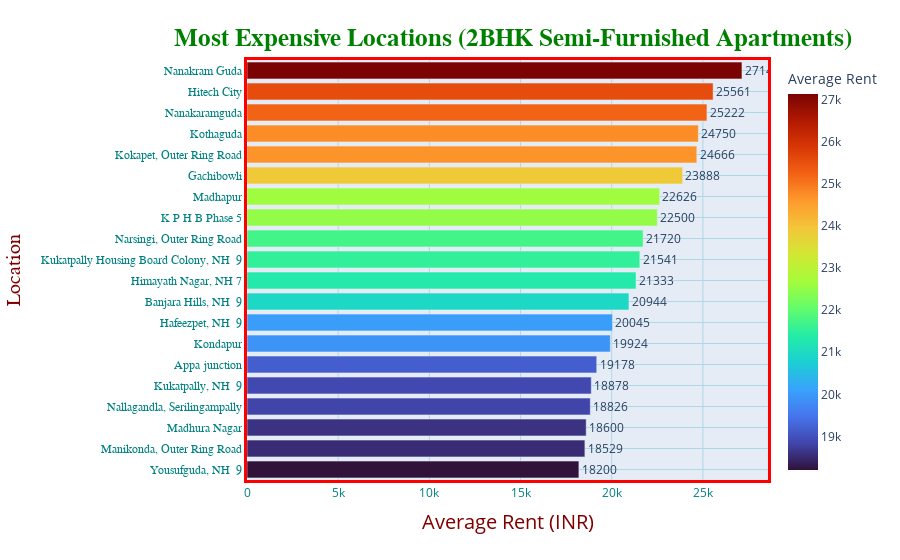

Notebook source saved alongside this figure:
### Code cell
filt = (df['property_type']=='Apartment') & (df['bedrooms']==2.0) & (df['furnish_status']=='Semi-Furnished')
df1 = df.loc[filt]

loc_grp = df1.groupby('locality')
df1['loc_count'] = loc_grp['locality'].transform('count')

df1 = df1[df1['loc_count']>=5]
loc_grp = df1.groupby('locality')
loc_rents = loc_grp['price'].mean()
loc_rents = dict(loc_rents)

list1 = list(loc_rents.keys())
list2 = list(loc_rents.values())
list2 = [int(i) for i in list2]

loc_df = pd.DataFrame(list(zip(list1,list2)), columns=['locality','average_rent'])
loc_df.sort_values(by='average_rent',ascending=False,inplace=True)

fig = px.bar(loc_df[0:20],y='locality', x='average_rent', text='average_rent',orientation='h',
            labels={'average_rent':'Average Rent'}, color='average_rent', color_continuous_scale = 'Turbo') 

fig.update_traces(textposition='outside')
fig.update_layout(title_text="<b>Most Expensive Locations (2BHK Semi-Furnished Apartments)</b>",
                 title_font_size=25,
                 title_font_color='green',
                 title_font_family='Titillium Web',
                 title_x=0.57,
                 title_y=0.95,
                 title_xanchor='center',
                 title_yanchor='top',
                 yaxis={'categoryorder':'total ascending'}
                 )

fig.update_xaxes(
        color='teal',
        title_text='Average Rent (INR)',
        title_font_family='Open Sans',
        title_font_size=20,
        title_font_color='maroon',
        title_standoff = 15,
        gridcolor='lightblue',
        tickmode='auto',
        linecolor='red',
        linewidth=3,
        mirror=True)

fig.update_yaxes(
        color='Teal',
        title_text='Location',
        title_font_family='Droid Sans',
        title_font_size=20,
        title_font_color='maroon',
        title_standoff = 15,
        tickfont_family='Arial',
        nticks = 20,
        gridcolor='lightblue',
        linecolor='red',
        linewidth=3,
        mirror = True)

### Figure 1 — Plotly figure (JSON) as saved in the notebook; plotly's stock layout.template omitted (floating-point values rounded to 4 significant figures)
{"data": [{"alignmentgroup": "True", "hovertemplate": "Average Rent=%{marker.color}<br>locality=%{y}<extra></extra>", "legendgroup": "", "marker": {"color": [27142, 25561, 25222, 24750, 24666, 23888, 22626, 22500, 21720, 21541, 21333, 20944, 20045, 19924, 19178, 18878, 18826, 18600, 18529, 18200], "coloraxis": "coloraxis", "pattern": {"shape": ""}}, "name": "", "offsetgroup": "", "orientation": "h", "showlegend": false, "text": ["27142", "25561", "25222", "24750", "24666", "23888", "22626", "22500", "21720", "21541", "21333", "20944", "20045", "19924", "19178", "18878", "18826", "18600", "18529", "18200"], "textposition": "outside", "type": "bar", "x": [27142, 25561, 25222, 24750, 24666, 23888, 22626, 22500, 21720, 21541, 21333, 20944, 20045, 19924, 19178, 18878, 18826, 18600, 18529, 18200], "xaxis": "x", "y": ["Nanakram Guda", "Hitech City", "Nanakaramguda", "Kothaguda", "Kokapet, Outer Ring Road", "Gachibowli", "Madhapur", "K P H B Phase 5", "Narsingi, Outer Ring Road", "Kukatpally Housing Board Colony, NH  9", "Himayath Nagar, NH 7", "Banjara Hills, NH  9", "Hafeezpet, NH  9", "Kondapur", "Appa junction", "Kukatpally, NH  9", "Nallagandla, Serilingampally", "Madhura Nagar", "Manikonda, Outer Ring Road", "Yousufguda, NH  9"], "yaxis": "y"}], "layout": {"barmode": "relative", "coloraxis": {"colorbar": {"title": {"text": "Average Rent"}}, "colorscale": [[0, "#30123b"], [0.07143, "#4145ab"], [0.1429, "#4675ed"], [0.2143, "#39a2fc"], [0.2857, "#1bcfd4"], [0.3571, "#24eca6"], [0.4286, "#61fc6c"], [0.5, "#a4fc3b"], [0.5714, "#d1e834"], [0.6429, "#f3c63a"], [0.7143, "#fe9b2d"], [0.7857, "#f36315"], [0.8571, "#d93806"], [0.9286, "#b11901"], [1, "#7a0402"]]}, "legend": {"tracegroupgap": 0}, "margin": {"t": 60}, "title": {"font": {"color": "green", "family": "Titillium Web", "size": 25}, "text": "<b>Most Expensive Locations (2BHK Semi-Furnished Apartments)</b>", "x": 0.57, "xanchor": "center", "y": 0.95, "yanchor": "top"}, "xaxis": {"anchor": "y", "color": "teal", "domain": [0, 1], "gridcolor": "lightblue", "linecolor": "red", "linewidth": 3, "mirror": true, "tickmode": "auto", "title": {"font": {"color": "maroon", "family": "Open Sans", "size": 20}, "standoff": 15, "text": "Average Rent (INR)"}}, "yaxis": {"anchor": "x", "categoryorder": "total ascending", "color": "Teal", "domain": [0, 1], "gridcolor": "lightblue", "linecolor": "red", "linewidth": 3, "mirror": true, "nticks": 20, "tickfont": {"family": "Arial"}, "title": {"font": {"color": "maroon", "family": "Droid Sans", "size": 20}, "standoff": 15, "text": "Location"}}}}
